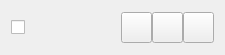
<?xml version="1.0" encoding="UTF-8"?>
<ui version="4.0">
 <class>ButtonListWidgetItem</class>
 <widget class="QWidget" name="ButtonListWidgetItem">
  <property name="geometry">
   <rect>
    <x>0</x>
    <y>0</y>
    <width>225</width>
    <height>55</height>
   </rect>
  </property>
  <property name="minimumSize">
   <size>
    <width>195</width>
    <height>55</height>
   </size>
  </property>
  <property name="windowTitle">
   <string>Form</string>
  </property>
  <layout class="QGridLayout" name="gridLayout">
   <item row="0" column="0">
    <widget class="QCheckBox" name="checkBox_pub">
     <property name="text">
      <string/>
     </property>
    </widget>
   </item>
   <item row="0" column="1">
    <widget class="QLabel" name="label_item">
     <property name="sizePolicy">
      <sizepolicy hsizetype="Minimum" vsizetype="Preferred">
       <horstretch>0</horstretch>
       <verstretch>0</verstretch>
      </sizepolicy>
     </property>
     <property name="minimumSize">
      <size>
       <width>70</width>
       <height>20</height>
      </size>
     </property>
     <property name="maximumSize">
      <size>
       <width>70</width>
       <height>16777215</height>
      </size>
     </property>
     <property name="text">
      <string/>
     </property>
     <property name="wordWrap">
      <bool>true</bool>
     </property>
    </widget>
   </item>
   <item row="0" column="2">
    <spacer name="horizontalSpacer">
     <property name="orientation">
      <enum>Qt::Horizontal</enum>
     </property>
     <property name="sizeHint" stdset="0">
      <size>
       <width>98</width>
       <height>20</height>
      </size>
     </property>
    </spacer>
   </item>
   <item row="0" column="3">
    <layout class="QHBoxLayout" name="horizontalLayout">
     <property name="spacing">
      <number>0</number>
     </property>
     <item>
      <widget class="QPushButton" name="pushButton_edit">
       <property name="minimumSize">
        <size>
         <width>31</width>
         <height>31</height>
        </size>
       </property>
       <property name="maximumSize">
        <size>
         <width>31</width>
         <height>31</height>
        </size>
       </property>
       <property name="text">
        <string/>
       </property>
       <property name="icon">
        <iconset resource="../../image/image.qrc">
         <normaloff>:/util/edit_item.png</normaloff>:/util/edit_item.png</iconset>
       </property>
       <property name="iconSize">
        <size>
         <width>32</width>
         <height>28</height>
        </size>
       </property>
      </widget>
     </item>
     <item>
      <widget class="QPushButton" name="pushButton_add">
       <property name="minimumSize">
        <size>
         <width>31</width>
         <height>31</height>
        </size>
       </property>
       <property name="maximumSize">
        <size>
         <width>31</width>
         <height>31</height>
        </size>
       </property>
       <property name="text">
        <string/>
       </property>
       <property name="icon">
        <iconset resource="../../image/image.qrc">
         <normaloff>:/util/add_item.png</normaloff>:/util/add_item.png</iconset>
       </property>
       <property name="iconSize">
        <size>
         <width>32</width>
         <height>28</height>
        </size>
       </property>
      </widget>
     </item>
     <item>
      <widget class="QPushButton" name="pushButton_delete">
       <property name="minimumSize">
        <size>
         <width>31</width>
         <height>31</height>
        </size>
       </property>
       <property name="maximumSize">
        <size>
         <width>31</width>
         <height>31</height>
        </size>
       </property>
       <property name="text">
        <string/>
       </property>
       <property name="icon">
        <iconset resource="../../image/image.qrc">
         <normaloff>:/util/delete_item.png</normaloff>:/util/delete_item.png</iconset>
       </property>
       <property name="iconSize">
        <size>
         <width>32</width>
         <height>28</height>
        </size>
       </property>
      </widget>
     </item>
    </layout>
   </item>
  </layout>
 </widget>
 <resources>
  <include location="../../image/image.qrc"/>
 </resources>
 <connections/>
</ui>
